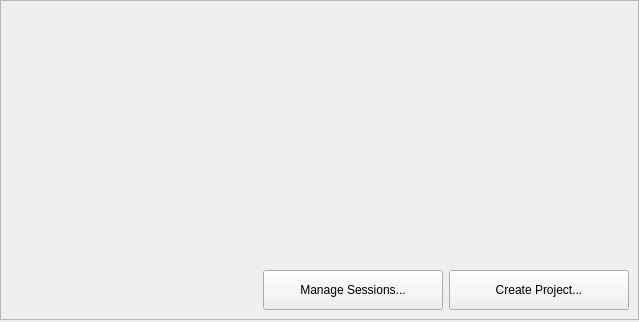
<?xml version="1.0" encoding="UTF-8"?>
<ui version="4.0">
 <class>ProjectExplorer::Internal::ProjectWelcomePageWidget</class>
 <widget class="QWidget" name="ProjectExplorer::Internal::ProjectWelcomePageWidget">
  <property name="geometry">
   <rect>
    <x>0</x>
    <y>0</y>
    <width>639</width>
    <height>322</height>
   </rect>
  </property>
  <property name="windowTitle">
   <string>Form</string>
  </property>
  <layout class="QVBoxLayout" name="verticalLayout">
   <property name="leftMargin">
    <number>0</number>
   </property>
   <property name="topMargin">
    <number>0</number>
   </property>
   <property name="rightMargin">
    <number>0</number>
   </property>
   <property name="bottomMargin">
    <number>2</number>
   </property>
   <item>
    <widget class="QFrame" name="contentframe">
     <property name="styleSheet">
      <string notr="true"/>
     </property>
     <property name="frameShape">
      <enum>QFrame::StyledPanel</enum>
     </property>
     <property name="frameShadow">
      <enum>QFrame::Raised</enum>
     </property>
     <layout class="QVBoxLayout" name="verticalLayout_2">
      <item>
       <layout class="QHBoxLayout" name="horizontalLayout">
        <item>
         <widget class="QFrame" name="recentProjectsFrame">
          <property name="styleSheet">
           <string/>
          </property>
          <layout class="QGridLayout" name="gridLayout_5">
           <property name="horizontalSpacing">
            <number>0</number>
           </property>
           <property name="verticalSpacing">
            <number>3</number>
           </property>
           <property name="rightMargin">
            <number>9</number>
           </property>
           <item row="3" column="0" colspan="3">
            <widget class="Utils::WelcomeModeTreeWidget" name="projTreeWidget">
            </widget>
           </item>
           <item row="1" column="0" colspan="3">
            <widget class="Utils::WelcomeModeLabel" name="projTitleLabel">
             <property name="sizePolicy">
              <sizepolicy hsizetype="MinimumExpanding" vsizetype="Maximum">
               <horstretch>0</horstretch>
               <verstretch>0</verstretch>
              </sizepolicy>
             </property>
             <property name="alignment">
              <set>Qt::AlignLeading|Qt::AlignLeft|Qt::AlignTop</set>
             </property>
            </widget>
           </item>
          </layout>
         </widget>
        </item>
        <item>
         <widget class="QFrame" name="recentSessionsFrame">
          <property name="sizePolicy">
           <sizepolicy hsizetype="Preferred" vsizetype="Preferred">
            <horstretch>0</horstretch>
            <verstretch>0</verstretch>
           </sizepolicy>
          </property>
          <property name="minimumSize">
           <size>
            <width>270</width>
            <height>130</height>
           </size>
          </property>
          <property name="styleSheet">
           <string/>
          </property>
          <layout class="QGridLayout" name="gridLayout_3">
           <property name="horizontalSpacing">
            <number>0</number>
           </property>
           <property name="verticalSpacing">
            <number>3</number>
           </property>
           <item row="1" column="0" colspan="3">
            <widget class="Utils::WelcomeModeLabel" name="recentSessionsTitleLabel">
             <property name="sizePolicy">
              <sizepolicy hsizetype="MinimumExpanding" vsizetype="Maximum">
               <horstretch>0</horstretch>
               <verstretch>0</verstretch>
              </sizepolicy>
             </property>
             <property name="alignment">
              <set>Qt::AlignLeading|Qt::AlignLeft|Qt::AlignTop</set>
             </property>
            </widget>
           </item>
           <item row="3" column="0" colspan="3">
            <widget class="Utils::WelcomeModeTreeWidget" name="sessTreeWidget">
            </widget>
           </item>
          </layout>
         </widget>
        </item>
       </layout>
      </item>
      <item>
       <layout class="QHBoxLayout" name="horizontalLayout_2">
        <property name="spacing">
         <number>6</number>
        </property>
        <item>
         <spacer name="horizontalSpacer_2">
          <property name="orientation">
           <enum>Qt::Horizontal</enum>
          </property>
          <property name="sizeHint" stdset="0">
           <size>
            <width>40</width>
            <height>20</height>
           </size>
          </property>
         </spacer>
        </item>
        <item>
         <widget class="QPushButton" name="manageSessionsButton">
          <property name="minimumSize">
           <size>
            <width>180</width>
            <height>40</height>
           </size>
          </property>
          <property name="focusPolicy">
           <enum>Qt::TabFocus</enum>
          </property>
          <property name="text">
           <string>Manage Sessions...</string>
          </property>
         </widget>
        </item>
        <item>
         <widget class="QPushButton" name="createNewProjectButton">
          <property name="minimumSize">
           <size>
            <width>180</width>
            <height>40</height>
           </size>
          </property>
          <property name="focusPolicy">
           <enum>Qt::TabFocus</enum>
          </property>
          <property name="text">
           <string>Create Project...</string>
          </property>
          <property name="icon">
           <iconset resource="../coreplugin/core.qrc">
            <normaloff>:/core/images/filenew.png</normaloff>:/core/images/filenew.png</iconset>
          </property>
          <property name="flat">
           <bool>false</bool>
          </property>
         </widget>
        </item>
       </layout>
      </item>
     </layout>
     <zorder></zorder>
    </widget>
   </item>
  </layout>
 </widget>
 <customwidgets>
  <customwidget>
   <class>Utils::WelcomeModeTreeWidget</class>
   <extends>QWidget</extends>
   <header>utils/welcomemodetreewidget.h</header>
  </customwidget>
  <customwidget>
   <class>Utils::WelcomeModeLabel</class>
   <extends>QLabel</extends>
   <header>utils/welcomemodetreewidget.h</header>
  </customwidget>
 </customwidgets>
 <resources>
  <include location="../coreplugin/core.qrc"/>
 </resources>
 <connections/>
</ui>
